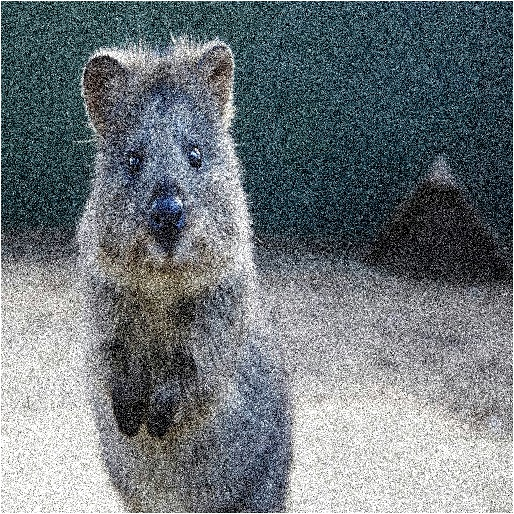
#> input picture images/animal.jpg, 514 x 514 px, given in place of horse.jpg, which was not available
$ jupyter execute histogram.ipynb   (shell and % lines are left out)
#> lines starting #> are read from the running program, lines starting #| are printed output that depends on the picture; pictures that were not available may be replaced by others from this repository, and a replacement may not be noted
[cell 1]
import cv2
import numpy as np
import matplotlib.pyplot as plt

[cell 2]
dark_horse = cv2.imread('C:\\Users\\TUF Dash F15\\Desktop\\cvCourse\\images\\horse.jpg')
#> dark_horse is the input picture: shape (514, 514, 3); mean B, G, R 123.4, 118.8, 110.8
show_horse = cv2.cvtColor(dark_horse, cv2.COLOR_BGR2RGB)

rainbow = cv2.imread('C:\\Users\\TUF Dash F15\\Desktop\\cvCourse\\images\\rainbow.jpg')
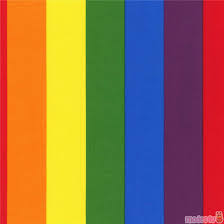
#> input picture images/rainbow.jpg, 224 x 224 px, found by its file name
#> rainbow is the input picture: shape (224, 224, 3); mean B, G, R 73.7, 110.3, 148.7
show_rainbow = cv2.cvtColor(rainbow, cv2.COLOR_BGR2RGB)

bricks = cv2.imread('C:\\Users\\TUF Dash F15\\Desktop\\cvCourse\\images\\bricks.jpg')
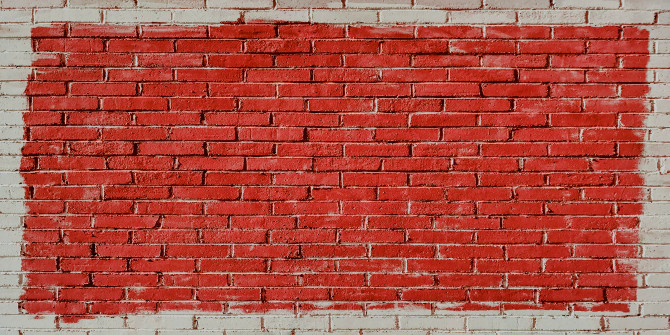
#> input picture images/bricks.jpg, 670 x 335 px, found by its file name
#> bricks is the input picture: shape (335, 670, 3); mean B, G, R 69.4, 80.9, 172.6
show_bricks = cv2.cvtColor(bricks, cv2.COLOR_BGR2RGB)

[cell 3]
plt.imshow(show_horse)

[cell 4]
plt.imshow(show_rainbow)

[cell 5]
plt.imshow(show_bricks)

[cell 6]
plt.imshow(bricks)

[cell 7]
hist_values=cv2.calcHist([bricks], channels=[0], mask=None, histSize=[256], ranges=[0,256]) # histogramı hesaplar [bricks] = resim, channels=[0] = renk kanalı, mask=None = maskeleme, histSize=[256] = histogram boyutu, ranges=[0,256] = aralık
#> hist_values = 256 values, max 6863 at index 0, min 0 at index 212, mean 876.8

[cell 8]
hist_values.shape # histogramın boyutu 256 sütun 1 satır
#> Out = (256, 1)

[cell 9]
plt.plot(hist_values) # histogramı çizdirir
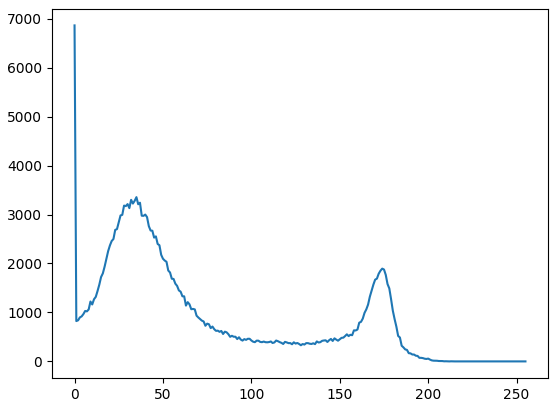
#> figure drawn by matplotlib, 1 panel; curve peaks at x = 0, y = 6863

[cell 10]
plt.imshow(dark_horse)

[cell 11]
hist_values=cv2.calcHist([dark_horse], channels=[0], mask=None, histSize=[256], ranges=[0,256])
#> hist_values = 256 values, max 5933 at index 253, min 200 at index 1, mean 1032

[cell 12]
plt.plot(hist_values)
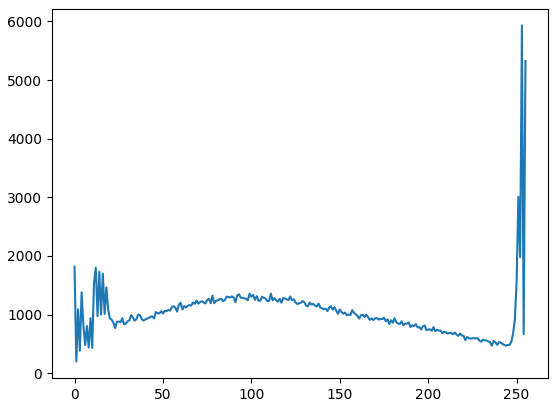
#> figure drawn by matplotlib, 1 panel; curve peaks at x = 253, y = 5933

[cell 13]
img= bricks # resmi img değişkenine atadık

[cell 14]
color = ('b', 'g', 'r') # renklerin histogramı için liste oluşturduk

for i, col in enumerate(color): # enumerate = index ve değer döndürür (0, 'b') (1, 'g') (2, 'r') gibi
    hist = cv2.calcHist([img], channels=[i], mask=None, histSize=[256], ranges=[0,256])
    plt.plot(hist, color=col) # renklerin histogramını çizdirdik
    plt.xlim([0,256]) # x eksenini 0-256 arasında sınırladık

plt.title('histogram') # başlık
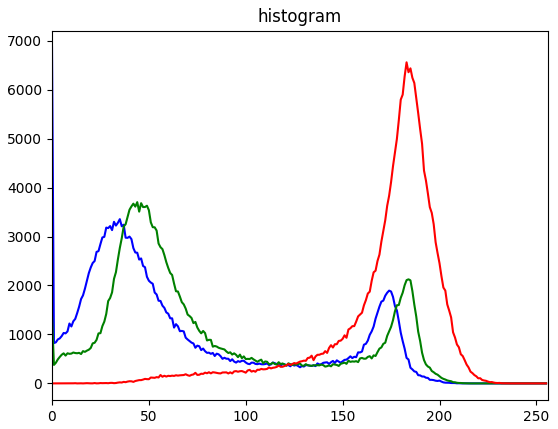
#> figure drawn by matplotlib, 1 panel; curve peaks at x = 0, y = 6863; curve peaks at x = 44, y = 3702; curve peaks at x = 183, y = 6558
